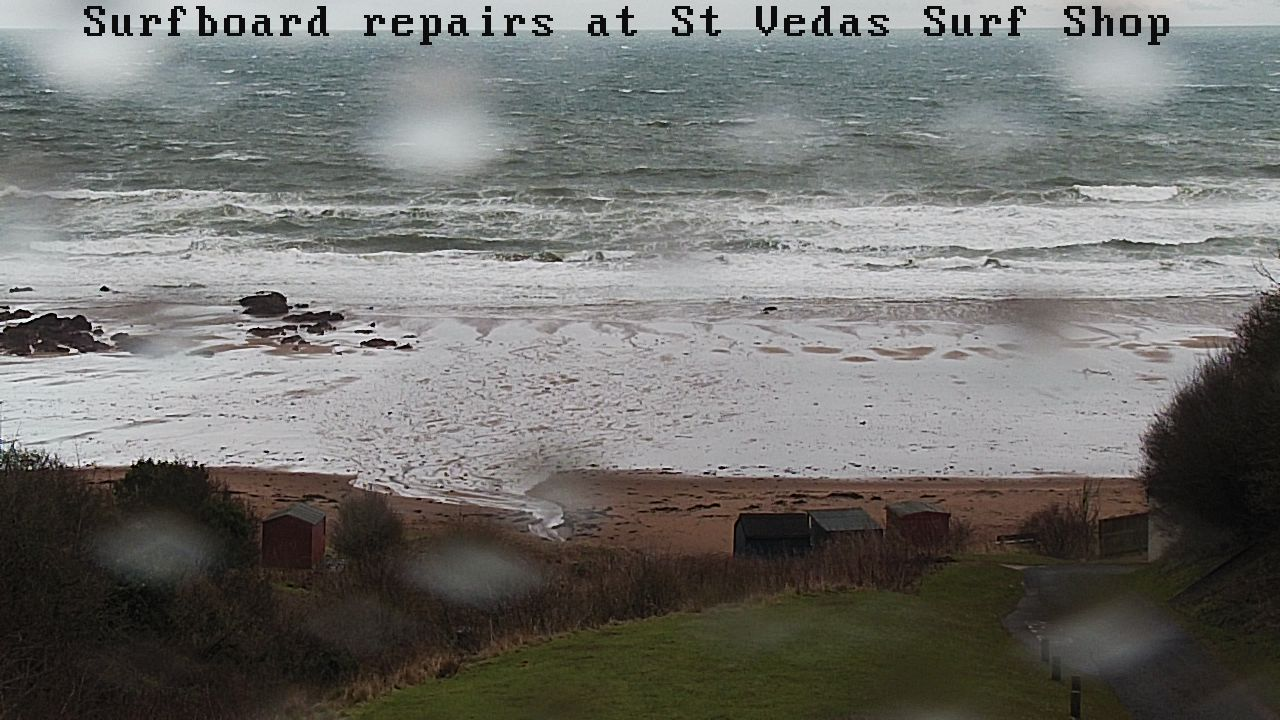
#> input picture images_coldingham/February_13_2016_11_46_52.jpg, 1280 x 720 px, found by its file name
$ python -i image.py   (imports and definitions only)   (Python 2 division)
#> lines starting #> are read from the running program, lines starting #| are printed output that depends on the picture
import cv2
import numpy as np
import math
from scipy import cluster
import scipy
import heapq
from scipy.cluster.hierarchy import cophenet
from scipy.spatial.distance import pdist
import os
import imghdr
from twilio.rest import TwilioRestClient
import time
phone_number_array = []
vals =[]

# [10 lines not run here, left out]

# [20 lines left out: function check_file, not called in this run]


def look_image(name):
	#print name
	img = cv2.imread('images_coldingham/'+name)
#> img is the input picture: shape (720, 1280, 3); mean B, G, R 109, 112.4, 112.6
	imgThresh = cv2.cvtColor(img, cv2.COLOR_BGR2GRAY)
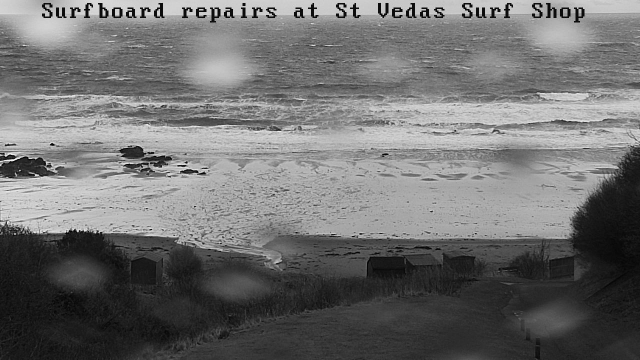
#> imgThresh: shape (720, 1280) (shown at 1/2 size); min 0, max 255, mean 112.1
	imgThresh = cv2.erode(imgThresh, np.ones((5,5),np.uint8))
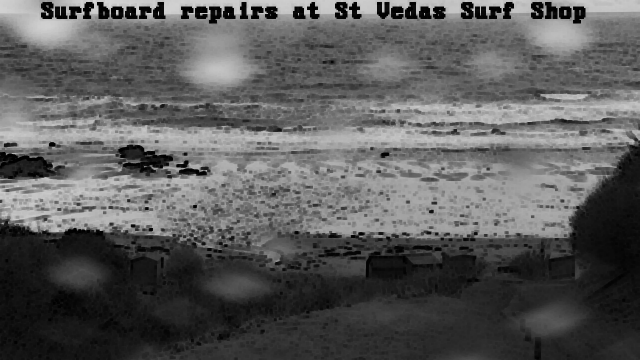
#> imgThresh: shape (720, 1280) (shown at 1/2 size); min 0, max 216, mean 90.9

	points = np.zeros((70,1))

	thresh_num = 0
	while thresh_num < 70 :
		#print thresh_num
		edges = cv2.Canny(imgThresh, 40, thresh_num)
		lines = cv2.HoughLinesP(edges, 1, math.pi/2, 2, None, 30, 1);


		if lines is not none:
			for line in lines[0]:
				pt1 = (-100000,line[1])
				pt2 = (100000,line[3])
				#cv2.line(img, pt1, pt2, (0,0,255), 3)
				points[thresh_num] = line[1]

		for line in lines[0]:
			pt1 = (-100000,line[1])
			pt2 = (100000,line[3])
			#cv2.line(img, pt1, pt2, (0,0,255), 3)
			points[thresh_num] = line[1]


			thresh_num = thresh_num + 1
#> this loop made 1 pass
#> pass 1, in look_image, `edges = cv2.Canny(imgThresh, 40, thresh_num)`:
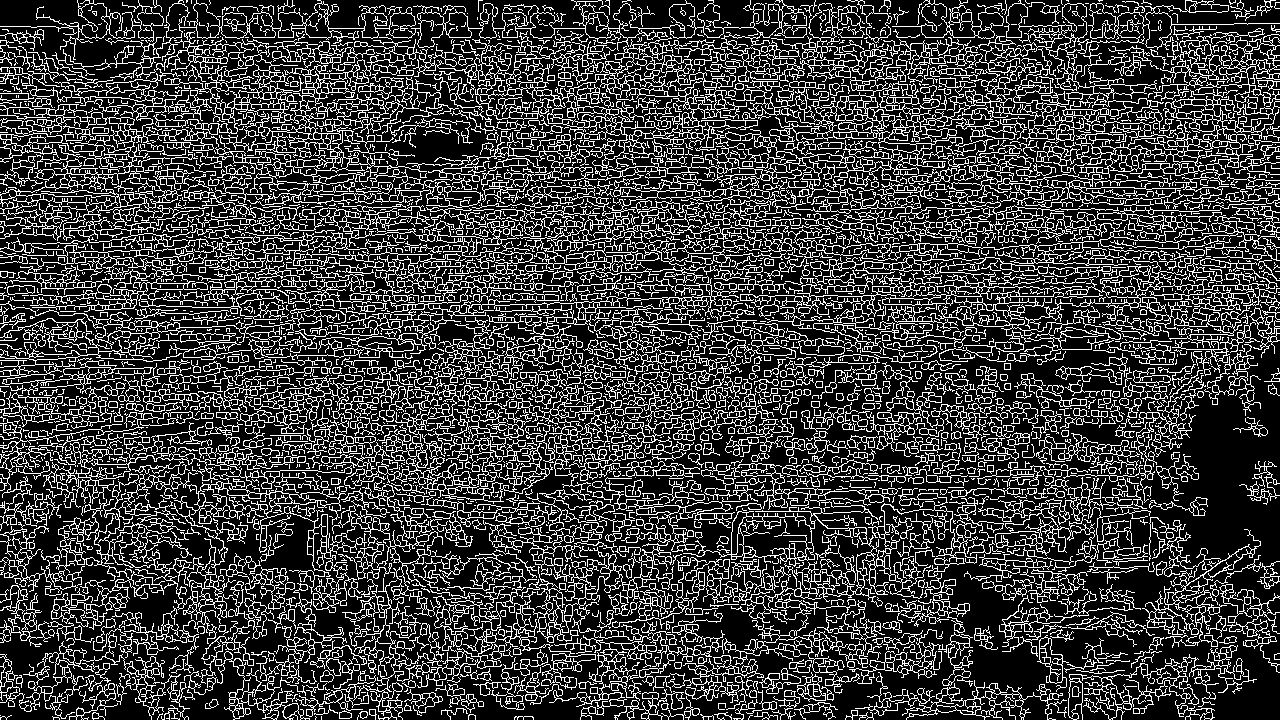
#> edges: shape (720, 1280); 23.9% white in thin lines or dots
#> after the loop, points = 70 values from 0 to 0; thresh_num = 0


	centroid, label = scipy.cluster.vq.kmeans2(points,20)


	tally = [0]*20

	for x in label:
		tally[x]= tally[x] + 1
	#print tally
	i=0
	for point in centroid:
				#print int(point)
		if tally[i] is not 0 and point <= 550:
			pt1 = (-100000,int(point))
			pt2 = (100000,int(point))
			cv2.line(img, pt1, pt2, (19,201,253), 3)


		if point > 550 :
			try:
				centroid = np.delete(centroid, i)
			except:
				print "error"


		if point > 550:
			centroid = np.delete(centroid, i)

		i = i + 1


	largest = heapq.nlargest(3,centroid)

	water_line_reference = largest[0]
	break_length_paralax = (largest[0] - largest[1])
	wave_length_paralax = (largest[1] - largest[2])

	cam_height = 26
	cam_distance = 220

	return name+"	"+str(water_line_reference)+"	"+str(break_length_paralax)+"	"+str(wave_length_paralax)

	#cv2.imshow("frame",img)
	#cv2.waitKey(0)
	#cv2.destroyAllWindows()
def gnarometer(wavelength,period,frequency):
    return wavelength * (period*2) + (frequency*1.5)

# [11 lines left out: function sendtext, not called in this run]

# [9 lines not run here, left out]

#> (the run stopped early here; a loop or call above may not have finished)

$ run again, on images_coldingham/February_13_2016_12_36_39.jpg
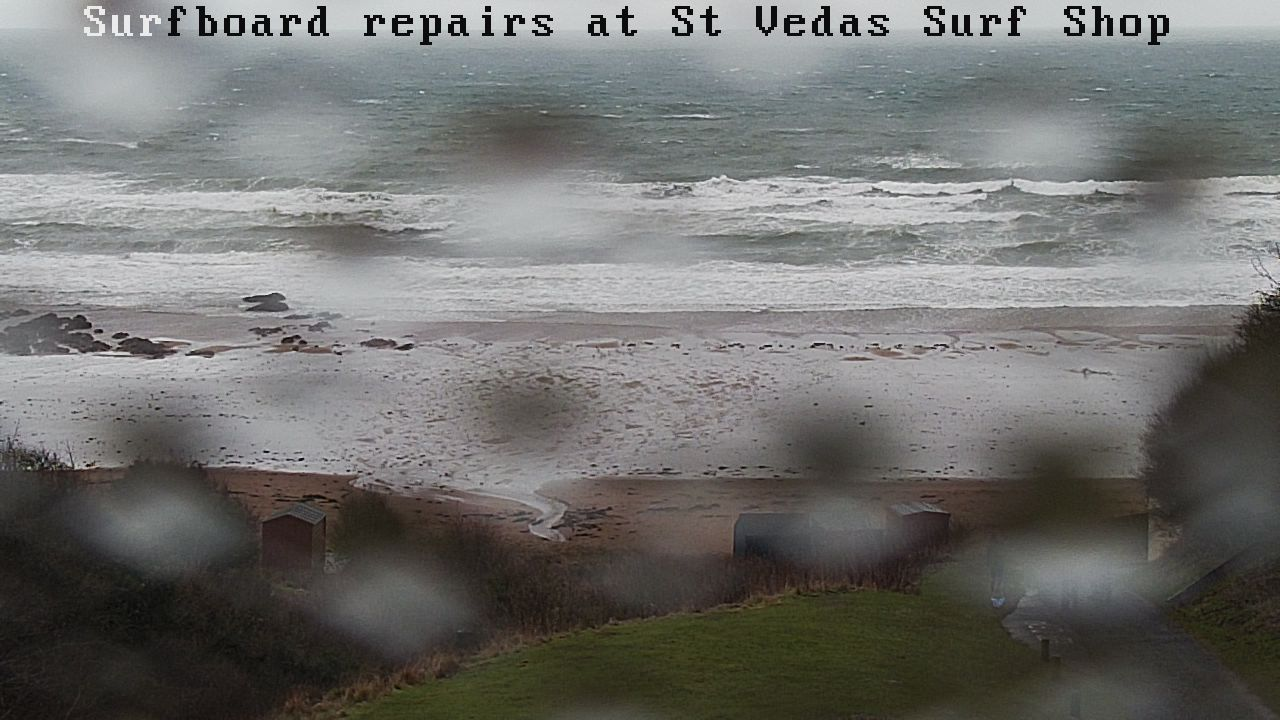
#> input picture images_coldingham/February_13_2016_12_36_39.jpg, 1280 x 720 px, found by its file name
#> in look_image, img is the input picture: shape (720, 1280, 3); mean B, G, R 110.3, 112.6, 112.7
#> in look_image, `imgThresh = cv2.erode(imgThresh, np.ones((5,5),np.uint8))`:
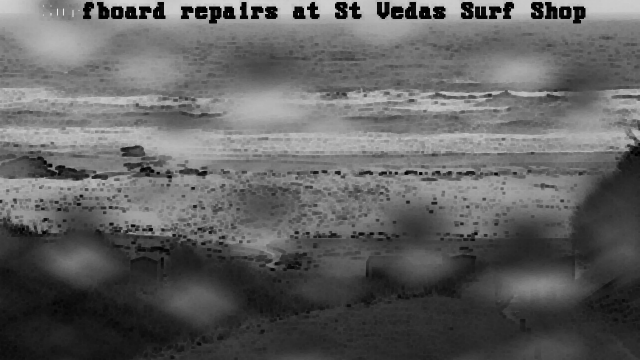
#> imgThresh: shape (720, 1280) (shown at 1/2 size); min 0, max 235, mean 97.1
#> the loop in look_image, `while thresh_num < 70 :` made 1 pass
#> pass 1, in look_image, `edges = cv2.Canny(imgThresh, 40, thresh_num)`:
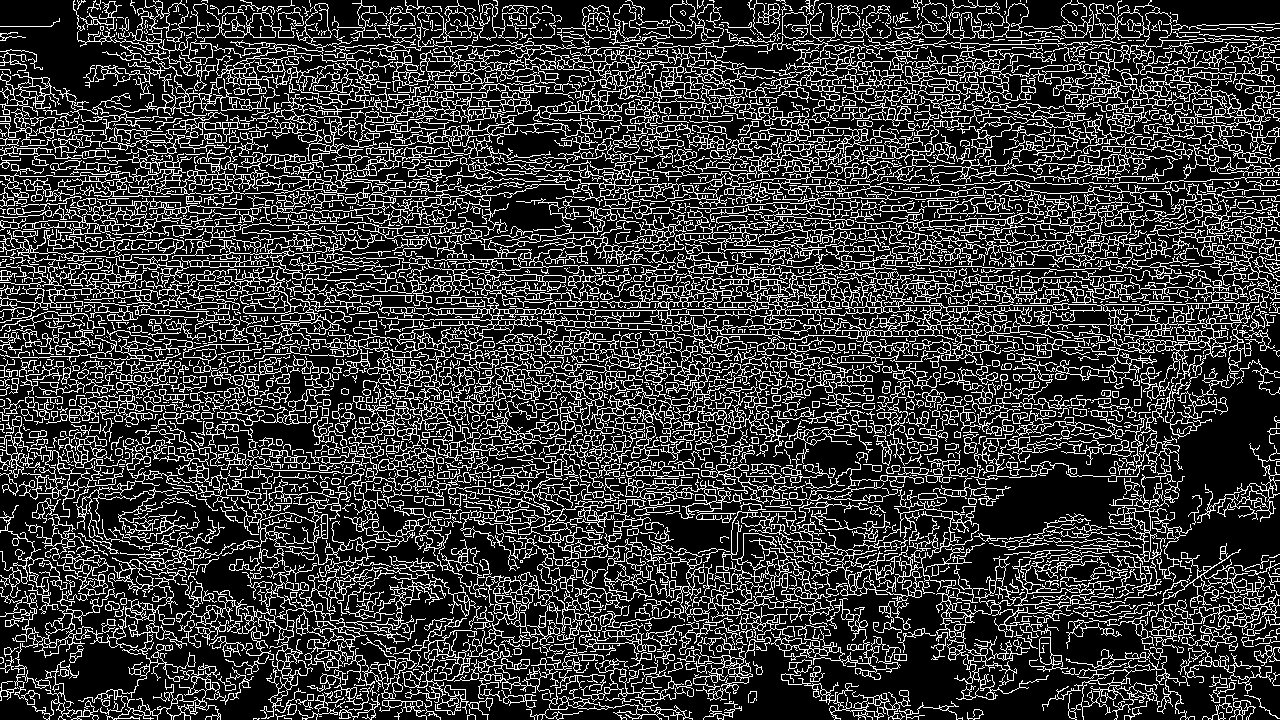
#> edges: shape (720, 1280); 22.4% white in thin lines or dots
#> after the loop in look_image, `while thresh_num < 70 :`: points = 70 values from 0 to 0; thresh_num = 0
